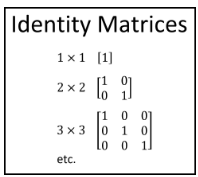
#> input picture Math/Linear Algebra/Terminologies of Matrix/Inverse Matrix/images/identity.png, 198 x 177 px, found by its file name
$ jupyter execute 'identity matrix.ipynb'
#> lines starting #> are read from the running program, lines starting #| are printed output that depends on the picture
1. [Identity Matrix](#identity-matrix)

#### Identity Matrix:
- the diagonal elements of a matrix = 1
- square matrix

[cell 1]
from PIL import Image
from IPython.display import display

img = Image.open('images/identity.png')
#> img is the input picture: PIL image 198x177 RGBA; mean R, G, B, A 236, 236, 236, 255
new_image = img.resize((145, 150))
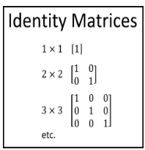
#> new_image: PIL image 145x150 RGBA; mean R, G, B, A 235.4, 235.4, 235.4, 255
display(new_image)
